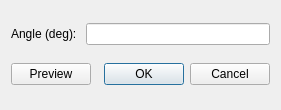
<?xml version="1.0" encoding="UTF-8"?>
<ui version="4.0">
 <class>WBQtImpassableDialog</class>
 <widget class="QDialog" name="WBQtImpassableDialog">
  <property name="geometry">
   <rect>
    <x>0</x>
    <y>0</y>
    <width>280</width>
    <height>110</height>
   </rect>
  </property>
  <property name="windowTitle">
   <string>Impassable Options</string>
  </property>
  <layout class="QVBoxLayout" name="rootLayout">
   <item>
    <layout class="QHBoxLayout" name="angleRow">
     <item>
      <widget class="QLabel" name="angleLabel">
       <property name="text">
        <string>Angle (deg): </string>
       </property>
      </widget>
     </item>
     <item>
      <widget class="QLineEdit" name="angle"/>
     </item>
    </layout>
   </item>
   <item>
    <layout class="QHBoxLayout" name="buttonsRow">
     <item>
      <widget class="QPushButton" name="previewBtn">
       <property name="text">
        <string>Preview</string>
       </property>
       <property name="autoDefault">
        <bool>false</bool>
       </property>
      </widget>
     </item>
     <item>
      <spacer name="buttonsSpacer">
       <property name="orientation">
        <enum>Qt::Horizontal</enum>
       </property>
      </spacer>
     </item>
     <item>
      <widget class="QPushButton" name="okBtn">
       <property name="text">
        <string>OK</string>
       </property>
       <property name="default">
        <bool>true</bool>
       </property>
      </widget>
     </item>
     <item>
      <widget class="QPushButton" name="cancelBtn">
       <property name="text">
        <string>Cancel</string>
       </property>
       <property name="autoDefault">
        <bool>false</bool>
       </property>
      </widget>
     </item>
    </layout>
   </item>
  </layout>
 </widget>
 <resources/>
 <connections/>
</ui>
